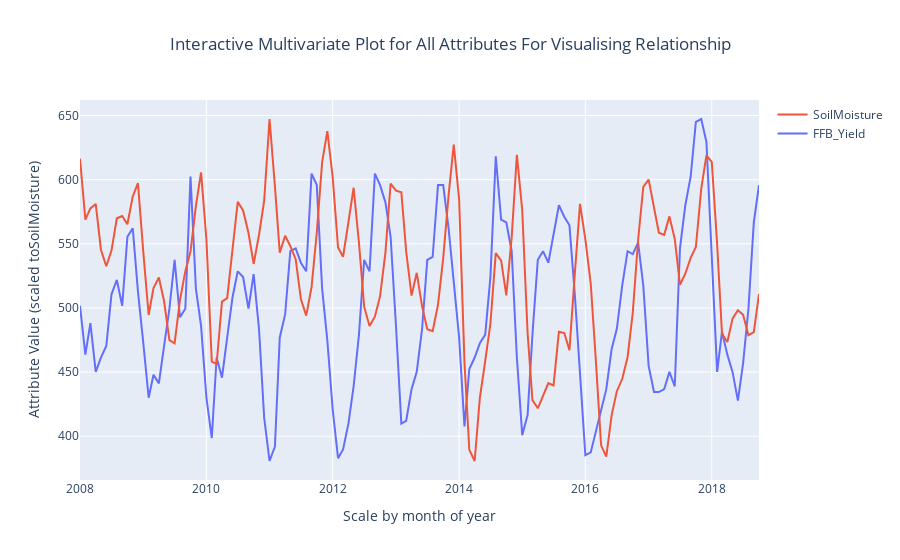
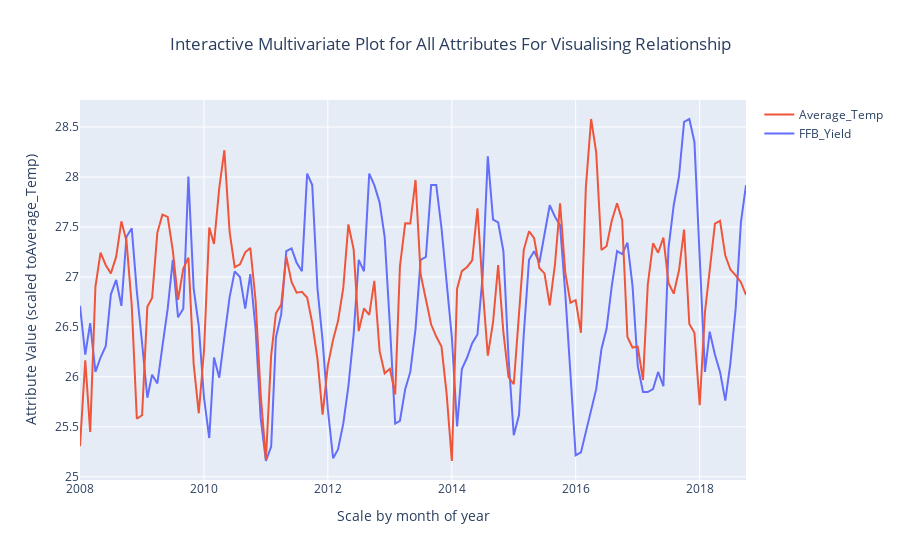
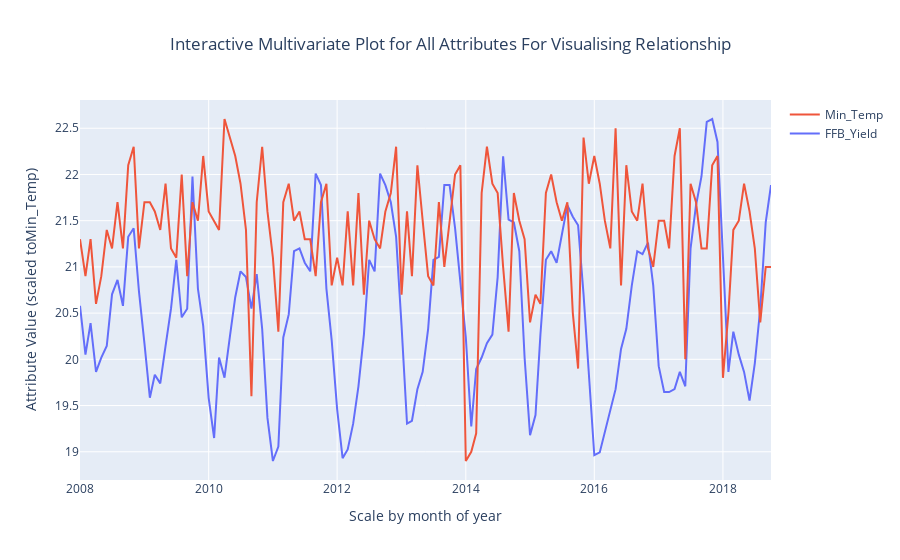
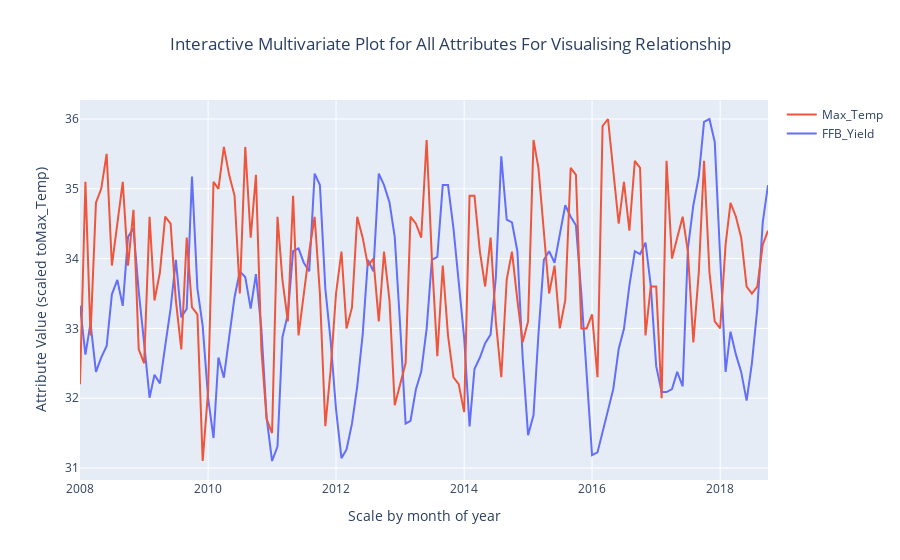

The notebook cell these images were saved under, in order:
### Code cell
import warnings
import numpy as np

from sklearn.preprocessing import MinMaxScaler
from greykite.common.viz.timeseries_plotting import plot_multivariate

warnings.filterwarnings("ignore")

def plot_multivariate_overlay(df):
    col_names = list(df.columns.values)
    y_min = df[col_names[2]].min()
    y_max = df[col_names[2]].max()
    ffb = df['FFB_Yield'].to_numpy()
    ffb = np.reshape(ffb, (130,1))
    df['FFB_Yield'] = MinMaxScaler(feature_range=(y_min, y_max)).fit_transform(ffb)
    print(df.head())
    
    fig = plot_multivariate(df, 'Date', 
                y_col_style_dict='plotly', 
                xlabel="Scale by month of year", 
                ylabel="Attribute Value (scaled to"+col_names[2]+")", 
                title="Interactive Multivariate Plot for All Attributes For Visualising Relationship")
    #fig = fig.update_yaxes(range=[y_min, y_max])
    fig.show()   
    return


for col in raw_dataset:
    if col not in ['Date', 'FFB_Yield']:  
        df = raw_dataset[['Date', 'FFB_Yield', col]]
        plot_multivariate_overlay(df)

### Figure 1 — Plotly figure (JSON) as saved in the notebook; plotly's stock layout.template omitted (floating-point values rounded to 4 significant figures; data arrays with more than 128 entries replaced by an {"elided": "..."} marker saying what was removed)
{"data": [{"mode": "lines", "name": "FFB_Yield", "x": {"elided": "130 str values"}, "y": {"elided": "130 float values"}, "type": "scatter"}, {"mode": "lines", "name": "SoilMoisture", "x": {"elided": "130 str values"}, "y": {"elided": "130 float values"}, "type": "scatter"}], "layout": {"legend": {"traceorder": "reversed"}, "showlegend": true, "title": {"text": "Interactive Multivariate Plot for All Attributes For Visualising Relationship", "x": 0.5}, "xaxis": {"title": {"text": "Scale by month of year"}}, "yaxis": {"title": {"text": "Attribute Value (scaled toSoilMoisture)"}}}}

### Figure 2 — Plotly figure (JSON) as saved in the notebook; plotly's stock layout.template omitted (floating-point values rounded to 4 significant figures; data arrays with more than 128 entries replaced by an {"elided": "..."} marker saying what was removed)
{"data": [{"mode": "lines", "name": "FFB_Yield", "x": {"elided": "130 str values"}, "y": {"elided": "130 float values"}, "type": "scatter"}, {"mode": "lines", "name": "Average_Temp", "x": {"elided": "130 str values"}, "y": {"elided": "130 float values"}, "type": "scatter"}], "layout": {"legend": {"traceorder": "reversed"}, "showlegend": true, "title": {"text": "Interactive Multivariate Plot for All Attributes For Visualising Relationship", "x": 0.5}, "xaxis": {"title": {"text": "Scale by month of year"}}, "yaxis": {"title": {"text": "Attribute Value (scaled toAverage_Temp)"}}}}

### Figure 3 — Plotly figure (JSON) as saved in the notebook; plotly's stock layout.template omitted (floating-point values rounded to 4 significant figures; data arrays with more than 128 entries replaced by an {"elided": "..."} marker saying what was removed)
{"data": [{"mode": "lines", "name": "FFB_Yield", "x": {"elided": "130 str values"}, "y": {"elided": "130 float values"}, "type": "scatter"}, {"mode": "lines", "name": "Min_Temp", "x": {"elided": "130 str values"}, "y": {"elided": "130 float values"}, "type": "scatter"}], "layout": {"legend": {"traceorder": "reversed"}, "showlegend": true, "title": {"text": "Interactive Multivariate Plot for All Attributes For Visualising Relationship", "x": 0.5}, "xaxis": {"title": {"text": "Scale by month of year"}}, "yaxis": {"title": {"text": "Attribute Value (scaled toMin_Temp)"}}}}

### Figure 4 — Plotly figure (JSON) as saved in the notebook; plotly's stock layout.template omitted (floating-point values rounded to 4 significant figures; data arrays with more than 128 entries replaced by an {"elided": "..."} marker saying what was removed)
{"data": [{"mode": "lines", "name": "FFB_Yield", "x": {"elided": "130 str values"}, "y": {"elided": "130 float values"}, "type": "scatter"}, {"mode": "lines", "name": "Max_Temp", "x": {"elided": "130 str values"}, "y": {"elided": "130 float values"}, "type": "scatter"}], "layout": {"legend": {"traceorder": "reversed"}, "showlegend": true, "title": {"text": "Interactive Multivariate Plot for All Attributes For Visualising Relationship", "x": 0.5}, "xaxis": {"title": {"text": "Scale by month of year"}}, "yaxis": {"title": {"text": "Attribute Value (scaled toMax_Temp)"}}}}
